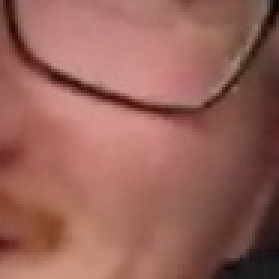
#> input picture testing/haarcascade/dataset/jake/2_1.jpg, 93 x 93 px (shown 3 times larger); its folder holds only this picture in this run
$ python train_model.py
#> lines starting #> are read from the running program, lines starting #| are printed output that depends on the picture
import os
import cv2
import numpy as np
from PIL import Image

names = []
paths = []

for users in os.listdir("dataset"):
    names.append(users)
#> pass 2 of the loop `for users in os.listdir("dataset"):`:

for name in names:
    for image in os.listdir("dataset/{}".format(name)):
        path_string = os.path.join("dataset/{}".format(name), image)
        paths.append(path_string)
#> pass 2 of the loop `for name in names:`:

faces = []
ids = []

for img_path in paths:
    image = Image.open(img_path).convert("L")
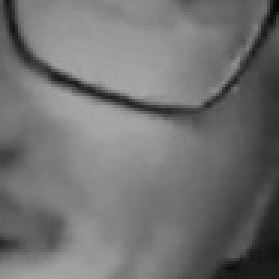
#> image: PIL image 93x93 L (shown 3 times larger); min 7, max 168, mean 113.4

    imgNp = np.array(image, "uint8")
    faces.append(imgNp)

    id = int(img_path.split("/")[2].split("_")[0])
    ids.append(id)
#> pass 2 of the loop `for img_path in paths:`:
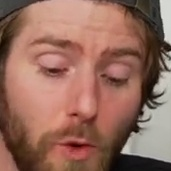
#> input picture testing/haarcascade/dataset/linus/1_1.jpg, 171 x 171 px
#> `image = Image.open(img_path).convert("L")`:
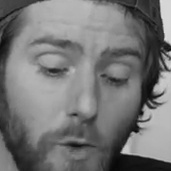
#> image: PIL image 171x171 L; min 6, max 222, mean 117.5
ids = np.array(ids)

trainer = cv2.face.LBPHFaceRecognizer_create()
trainer.train(faces, ids)
trainer.write("training.yml")
